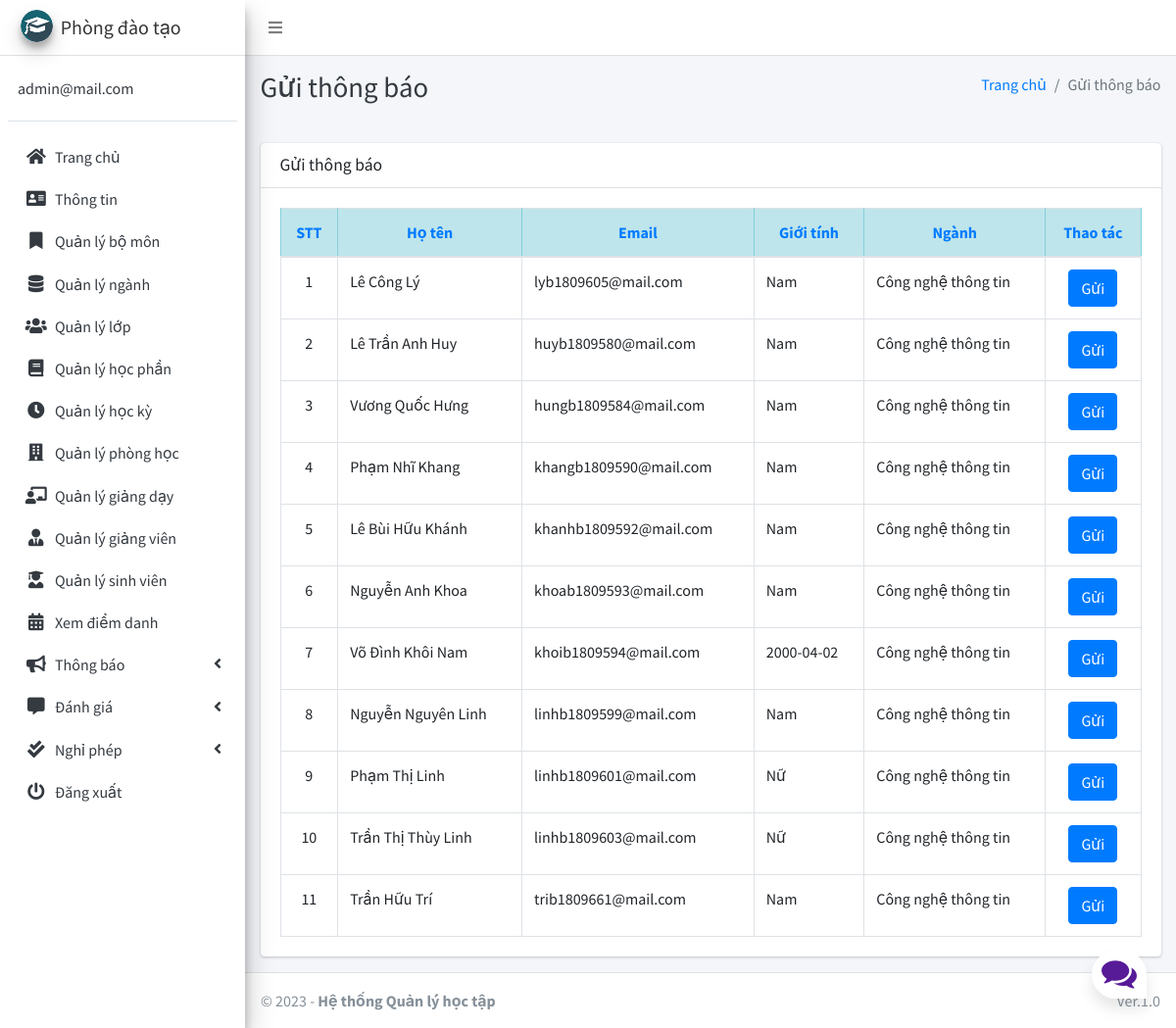
Page /admin_notify_student (signed in) on the committed database.
### main_app/models.py (models this page shows, shortened)
class CustomUser(AbstractUser):
    USER_TYPE = ((1, "PDT"), (2, "GV"), (3, "SV"))
    id = models.CharField(primary_key='True', max_length=10)
    username = None  # Removed username, using email instead
    email = models.EmailField(unique=True)
    user_type = models.CharField(default=1, choices=USER_TYPE, max_length=1)
    fcm_token = models.TextField(default="")  # For firebase notifications
    USERNAME_FIELD = "email"
    REQUIRED_FIELDS = []
    objects = CustomUserManager()

class Student(models.Model):
    admin = models.OneToOneField(CustomUser, primary_key='True', on_delete=models.CASCADE, blank=False)
    last_name = models.CharField(max_length=200)
    first_name = models.CharField(max_length=200)
    profile_pic = models.ImageField(null=True, blank=True, upload_to='images/')
    gender = models.CharField(max_length=3, choices=gender_choice)
    dob = models.DateField(null=True)
    pob = models.CharField(max_length=200, null=True)
    grade = models.ForeignKey(Grade, on_delete=models.DO_NOTHING, null=True, blank=False)
    number = models.CharField(max_length=15, null=True)
    address = models.TextField(null=True)
    major = models.ForeignKey(Major, on_delete=models.DO_NOTHING, null=True, blank=False)

class Major(models.Model):
    id = models.CharField(primary_key='True', max_length=50)
    name = models.CharField(max_length=120)
    department = models.ForeignKey(Department, on_delete=models.DO_NOTHING, null=True, blank=False)

### main_app/hod_views.py (the view)
# urls.py: path("admin_notify_student", hod_views.admin_notify_student,
def admin_notify_student(request):
    students = CustomUser.objects.filter(user_type=3)
    context = {
        'page_title': "Gửi thông báo",
        'students': students
    }
    return render(request, "hod_template/student_notification.html", context)

### main_app/templates/hod_template/student_notification.html (shortened to what this page needs)
{% extends 'main_app/base.html' %}
{% load static %}
{% block page_title %}{{page_title}}{% endblock page_title %}
{% block content %}
<section class="content">
    <div class="container-fluid">
        <div class="row">
            <div class="col-md-12">
                <div class="card">
                    <div class="card-header">
                        <h3 class="card-title">{{page_title}}</h3>
                    </div>
                    <div class="card-body">
                        <table id="example2" class="table table-bordered table-hover">
                            <thead class="table-info text-primary text-center">
                                <tr>
                                    <th>STT</th>
                                    <th>Họ tên</th>
                                    <th>Email</th>
                                    <th>Giới tính</th>
                                    <th>Ngành</th>
                                    <th>Thao tác</th>
                                </tr>
                            </thead>
                            <tbody>
                                {% for student in students %}
                                <tr>
                                    <td class=text-center>{{ forloop.counter }}</td>
                                    <td>{{student.student.last_name}} {{student.student.first_name}}</td>
                                    <td>{{student.email}}</td>
                                    <td>{{student.student.gender}}</td>
                                    <td>{{student.student.major.name}}</td>
                                    <td class="text-center"><button data-toggle = "modal" data-target = "#myModal"class="btn btn-primary show_notification" value="{{student.id}}">Gửi</button>
                                    </td>
                                </tr>
                                {% endfor %}
                            </tbody>
                        </table>
                    </div>
                </div>
            </div>
        </div>
    </div>
</section>
{% endblock content %}

### main_app/templates/main_app/base.html (shortened to what this page needs)
{% load static %}
<!DOCTYPE html>
<html>
<head>
    <link rel="stylesheet" href="{% static 'style.css'%}">
    <link rel="stylesheet" href="{% static 'plugins/fontawesome-free/css/all.min.css'%} ">
    <link rel="stylesheet" href="https://code.ionicframework.com/ionicons/2.0.1/css/ionicons.min.css">
    <link rel="stylesheet"
        href="{% static 'plugins/tempusdominus-bootstrap-4/css/tempusdominus-bootstrap-4.min.css'%} ">
    <link rel="stylesheet" href="{% static 'plugins/icheck-bootstrap/icheck-bootstrap.min.css'%} ">
    <link rel="stylesheet" href="{% static 'dist/css/adminlte.min.css'%} ">
    <link rel="stylesheet" href="{% static 'plugins/overlayScrollbars/css/OverlayScrollbars.min.css'%} ">
    <link rel="stylesheet" href="{% static 'plugins/daterangepicker/daterangepicker.css'%} ">
</head>
<body class="hold-transition sidebar-mini layout-fixed">
    <div class="wrapper">
        <nav class="main-header navbar navbar-expand navbar-white navbar-light">
            <ul class="navbar-nav">
                <li class="nav-item">
                    <a class="nav-link" data-widget="pushmenu" href="#"><i class="fas fa-bars"></i></a>
                </li>
            </ul>
        </nav>
        {% include "main_app/sidebar_template.html" with user=user %}
        <div class="content-wrapper">
            <div class="content-header">
                <div class="container-fluid">
                    <div class="row mb-2">
                        <div class="col-sm-6">
                            <h1 class="m-0 text-dark">{% block page_title %}{% endblock page_title %}</h1>
                        </div>
                        <div class="col-sm-6">
                            <ol class="breadcrumb float-sm-right">
                                <li class="breadcrumb-item"><a href="#">Trang chủ</a></li>
                                <li class="breadcrumb-item active">{{ page_title }}</li>
                            </ol>
                        </div>
                    </div>
                </div>
            </div>
<section class="content">
    <div class="container-fluid">
        <div class="row">
            <div class="col-md-12">
            </div></div></div></section>
            {% block content %}
            {% endblock content %}
        </div>
        {% include "main_app/footer.html" %}
    </div>
    <div class="container">
        <div class="chatbox">
        <div class="chatbox__button">
            <button><img src="{% static 'images/chatbox-icon.svg'%}" /></button>
        </div>
    </div>
    </div>
</body>
</html>

### main_app/templates/main_app/sidebar_template.html (shortened to what this page needs)
{% load static %}
<aside class="main-sidebar sidebar-light-blue elevation-4">
    {% if request.user.user_type == '1' %}
        <a href="{% url 'admin_home' %}" class="brand-link">
            <img src="{% static 'dist/img/cmsl.png' %} " alt="AdminLTE Logo"
                 class="brand-image img-circle elevation-3">
            <span class="brand-text">Phòng đào tạo</span>
        </a>
        <div class="sidebar">
        <div class="user-panel mt-3 pb-3 mb-3 d-flex">
            <div class="info">
                <a href="#" class="d-block">{{ user }}</a>
            </div>
        </div>
        <nav class="mt-2">
        <ul class="nav nav-pills nav-sidebar flex-column" data-widget="treeview" role="menu" data-accordion="false">
        <li class="nav-item">
            {% url 'admin_home' as admin_home %}
            <a href="{{ admin_home }}" class="nav-link {% if admin_home == request.path %} active {% endif %}">
                <i class="nav-icon fas fa-home"></i>
                <p>
                    Trang chủ
                </p>
            </a>
        </li>
        <li class="nav-item">
            {% url 'admin_view_profile' as admin_view_profile %}
            <a href="{{ admin_view_profile }}"
               class="nav-link {% if admin_view_profile == request.path %} active {% endif %}">
                <i class="nav-icon fas fa-address-card"></i>
                <p>
                    Thông tin
                </p>
            </a>
        </li>
        <li class="nav-item">
            {% url 'manage_department' as manage_department %}
            <a href="{{ manage_department }}" class="nav-link {% if manage_department == request.path %} active {% endif %}">
                <i class="nav-icon fas fa-bookmark"></i>
                <p>
                    Quản lý bộ môn
                </p>
            </a>
        </li>
                <li class="nav-item">
                    {% url 'manage_major' as manage_major %}
                    {% url 'edit_major' department_id as edit_major %}
                    <a href="{{ manage_major }}"
                       class="nav-link  {% if edit_major == request.path or manage_major == request.path %} active {% endif %}">
                        <i class="nav-icon fas fa-database"></i>
                        <p>
                            Quản lý ngành
                        </p>
                    </a>
                </li>
                        <li class="nav-item">
                    {% url 'manage_grade' as manage_grade %}
                    {% url 'edit_grade' department_id as edit_grade %}
                    <a href="{{ manage_grade }}"
                       class="nav-link  {% if edit_grade == request.path or manage_grade == request.path %} active {% endif %}">
                        <i class="nav-icon fas fa-users"></i>
                        <p>
                            Quản lý lớp
                        </p>
                    </a>
                </li>
                        <li class="nav-item">
                    {% url 'manage_subject' as manage_subject %}
                    {% url 'edit_subject' subject_id as edit_subject %}
                    <a href="{{ manage_subject }}"
                       class="nav-link  {% if edit_subject == request.path or manage_subject == request.path %} active {% endif %}">
                        <i class="nav-icon fas fa-book"></i>
                        <p>
                            Quản lý học phần
                        </p>
                    </a>
                </li>
                        <li class="nav-item">
                    {% url 'manage_session' as manage_session %}
                    {% url 'edit_session' session_id as edit_session %}
                    <a href="{{ manage_session }}"
                       class="nav-link  {% if edit_session == request.path or manage_session == request.path %} active {% endif %}">
                        <i class="nav-icon fas fa-clock"></i>
                        <p>
                            Quản lý học kỳ
                        </p>
                    </a>
                </li>
                        <li class="nav-item">
                    {% url 'manage_room' as manage_room %}
                    {% url 'edit_room' room_id as edit_room %}
                    <a href="{{ manage_room }}"
                       class="nav-link {% if manage_room == request.path or request.path == edit_room %} active {% endif %}">
                        <i class="fas fa-building nav-icon"></i>
                        <p>
                            Quản lý phòng học
                        </p>
                    </a>
                </li>
                        <li class="nav-item">
                    {% url 'manage_assign' as manage_assign %}
                    {% url 'edit_assign' assign_id as edit_assign %}
                    <a href="{{ manage_assign }}"
                       class="nav-link {% if manage_assign == request.path or request.path == edit_assign %} active {% endif %}">
                        <i class="nav-icon fas fa-chalkboard-teacher"></i>
                        <p>
                            Quản lý giảng dạy
                        </p>
                    </a>
                </li>
                <li class="nav-item">
            {% url 'manage_staff' as manage_staff %}
            {% url 'edit_staff' staff_id as edit_staff %}
            <a href="{{ manage_staff }}"
               class="nav-link {% if manage_staff == request.path or request.path == edit_staff %} active {% endif %}">
                <i class="nav-icon fas fa-user-tie"></i>
                <p>
                    Quản lý giảng viên
                </p>
            </a>
        </li>
        <li class="nav-item">
            {% url 'manage_student' as manage_student %}
            {% url 'edit_student' student_id as edit_student %}
            <a href="{{ manage_student }}"
               class="nav-link  {% if edit_student == request.path or manage_student == request.path %} active {% endif %}">
                <i class="nav-icon fas fa-user-graduate"></i>
                <p>
                    Quản lý sinh viên
                </p>
            </a>
        </li>
        <li class="nav-item">
            {% url 'admin_view_attendance' as admin_view_attendance %}
            <a href="{{ admin_view_attendance }}"
               class="nav-link  {% if admin_view_attendance == request.path %} active {% endif %}">
                <i class="nav-icon fas fa-calendar-alt"></i>
                <p>
                    Xem điểm danh
                </p>
            </a>
        </li>
        <li class="nav-item has-treeview">
            <a href="#" class="nav-link">
                <i class="nav-icon fas fa-bullhorn"></i>
                <p>
                    Thông báo
                    <i class="fas fa-angle-left right"></i>
                </p>
            </a>
        </li>
                <li class="nav-item has-treeview">
            <a href="#" class="nav-link">
                <i class="nav-icon fas fa-comment-alt"></i>
                <p>
                    Đánh giá
                    <i class="fas fa-angle-left right"></i>
                </p>
            </a>
        </li>
                <li class="nav-item has-treeview">
            <a href="#" class="nav-link">
                <i class="nav-icon fas fa-check-double"></i>
                <p>
                    Nghỉ phép
                    <i class="fas fa-angle-left right"></i>
                </p>
            </a>
        </li>
    {% endif %}
    <li class="nav-item">
        <a href="{% url 'user_logout' %}"
           onclick="return confirm('Bạn có chắc chắn muốn đăng xuất?')"
           class="nav-link">
            <i class="nav-icon fas fa-power-off"></i>
            <p>
                Đăng xuất
            </p>
        </a>
    </li>
    </ul>
    </nav>
    </div>
</aside>

### main_app/templates/main_app/footer.html
<footer class="main-footer">
    &copy; {% now "Y" %} - <strong>Hệ thống Quản lý học tập</strong>
    <div class="float-right d-none d-sm-inline-block">
       Ver.1.0
    </div>
</footer>

### main_app/static/style.css (style rules this page uses)
* { box-sizing: border-box; margin: 0; padding: 0; }
body { font-family: 'Nunito', sans-serif; font-weight: 400; font-size: 100%; background: #F1F1F1; }
*, html { --primaryGradient: linear-gradient(93.12deg, #581B98 0.52%, #9C1DE7 100%); --secondaryGradient: linear-gradient(268.91deg, #581B98 -2.14%, #9C1DE7 99.69%); --primaryBoxShadow: 0px 10px 15px rgba(0, 0, 0, 0.1); --secondaryBoxShadow: 0px -10px 15px rgba(0, 0, 0, 0.1); --primary: #581B98; }
.chatbox { position: fixed; bottom: 30px; right: 30px; }
.chatbox__button { text-align: right; }
.chatbox__button button, .chatbox__button button:focus, .chatbox__button button:visited { padding: 10px; background: white; border: none; outline: none; border-top-left-radius: 50px; border-top-right-radius: 50px; border-bottom-left-radius: 50px; box-shadow: 0px 10px 15px rgba(0, 0, 0, 0.1); cursor: pointer; }

### rows in the picture
CustomUser: email "admin@mail.com"
CustomUser: student.last_name "Lê Công", student.first_name "Lý", email "lyb1809605@mail.com", student.gender "Nam", student.major.name "Công nghệ thông tin"
CustomUser: student.last_name "Lê Trần Anh", student.first_name "Huy", email "huyb1809580@mail.com", student.gender "Nam", student.major.name "Công nghệ thông tin"
CustomUser: student.last_name "Vương Quốc", student.first_name "Hưng", email "hungb1809584@mail.com", student.gender "Nam", student.major.name "Công nghệ thông tin"
CustomUser: student.last_name "Phạm Nhĩ", student.first_name "Khang", email "khangb1809590@mail.com", student.gender "Nam", student.major.name "Công nghệ thông tin"
CustomUser: student.last_name "Lê Bùi Hữu", student.first_name "Khánh", email "khanhb1809592@mail.com", student.gender "Nam", student.major.name "Công nghệ thông tin"
CustomUser: student.last_name "Nguyễn Anh", student.first_name "Khoa", email "khoab1809593@mail.com", student.gender "Nam", student.major.name "Công nghệ thông tin"
CustomUser: student.last_name "Võ Đình Khôi", student.first_name "Nam", email "khoib1809594@mail.com", student.gender "2000-04-02", student.major.name "Công nghệ thông tin"
CustomUser: student.last_name "Nguyễn Nguyên", student.first_name "Linh", email "linhb1809599@mail.com", student.gender "Nam", student.major.name "Công nghệ thông tin"
CustomUser: student.last_name "Phạm Thị", student.first_name "Linh", email "linhb1809601@mail.com", student.gender "Nữ", student.major.name "Công nghệ thông tin"
CustomUser: student.last_name "Trần Thị Thùy", student.first_name "Linh", email "linhb1809603@mail.com", student.gender "Nữ", student.major.name "Công nghệ thông tin"
CustomUser: student.last_name "Trần Hữu", student.first_name "Trí", email "trib1809661@mail.com", student.gender "Nam", student.major.name "Công nghệ thông tin"

### other values in the picture
{{ page_title }} "Gửi thông báo"
